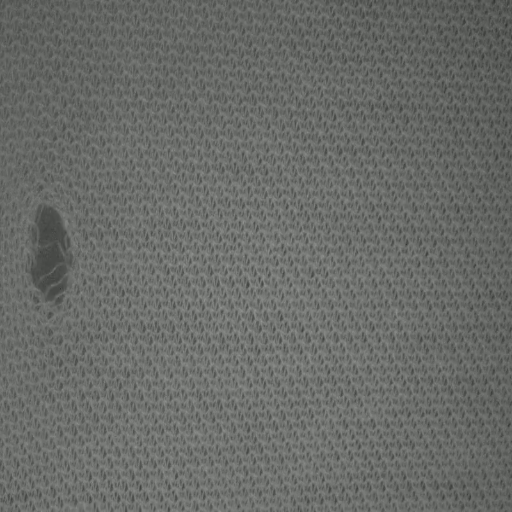
#> input picture image2.png, 512 x 512 px
$ jupyter execute picture.ipynb   (older library calls are emulated)
#> lines starting #> are read from the running program, lines starting #| are printed output that depends on the picture; after the words box and inside, x2 and y2 are one past the last pixel; in counts of white or black regions, pixels touching at a corner belong together; long printed decimals are rounded
[cell 1]
import cv2
import time
import numpy as np
import matplotlib.pyplot as plt
from skimage.feature import greycomatrix, greycoprops
import diffimg
import scipy.special as special

[cell 2]
def beta_correction( f, a = 2.0, b = 2.0 ):
    x = np.linspace( 0, 1, 256 )
    y = special.betainc( a, b, x ) * 255
    g = f.copy()
    nr, nc = f.shape[:2]
    for i in range(nr):
        for j in range(nc):
            g[i,j] = np.uint8(y[f[i,j]])
    return g

[cell 3]
#輸入輸出影像檔名設定
input_fileName = 'image2.png'
output_fileName = 'detection2.png'

start = time.time()

#讀取圖片
image = cv2.imread(input_fileName)
#> image is the input picture: shape (512, 512, 3); mean B, G, R 104.2, 107.2, 105.2
image = cv2.cvtColor(image, cv2.COLOR_BGR2GRAY)
#> image: shape (512, 512)

#beta處理
image = beta_correction(image, a = 2.0, b = 2.0 )
#> after the loop in beta_correction, `for i in range(nr):`:
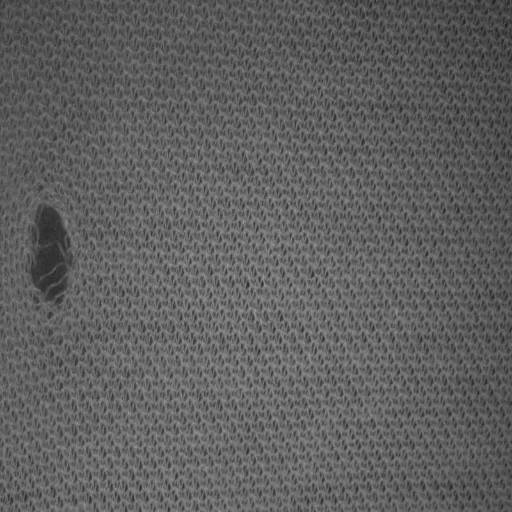
#> g: shape (512, 512); min 28, max 157, mean 95.6

size_filter = 25
offset = 5

nr,nc = image.shape[:2]
#> nr = 512; nc = 512
x_filter = int((nr)/offset)
#> x_filter = 102
y_filter = int((nc)/offset)
#> y_filter = 102

end_r = nr - size_filter + offset
#> end_r = 492
end_c = nc - size_filter + offset
#> end_c = 492

co_contrast = np.zeros((x_filter ,y_filter))
co_correlation = np.zeros((x_filter ,y_filter))
co_dissimilarity = np.zeros((x_filter,y_filter))

for i in range(0, end_r, offset):
    for j in range(0, end_c, offset):
        f = image[ i : i + size_filter , j : j + size_filter ]
        result = greycomatrix( f, [1],[0] )
        co_contrast[int(i/offset),int(j/offset)] = float(greycoprops(result, 'contrast'))
        co_correlation[int(i/offset),int(j/offset)] = float(greycoprops(result, 'correlation'))
        co_dissimilarity[int(i/offset),int(j/offset)] = float(greycoprops(result,'dissimilarity'))
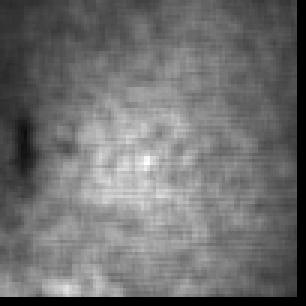
#> co_contrast: shape (102, 102) float64 (shown 3 times larger); min 0, max 409, mean 178.5; drawn with min black and max white
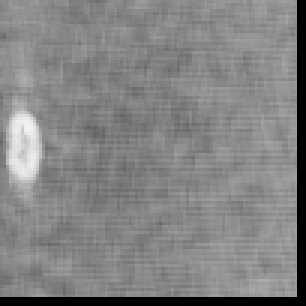
#> co_correlation: shape (102, 102) float64 (shown 3 times larger); min 0, max 0.955, mean 0.513
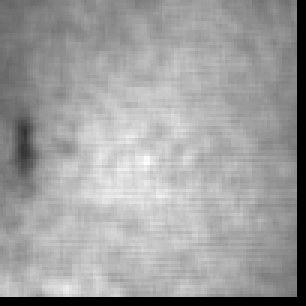
#> co_dissimilarity: shape (102, 102) float64 (shown 3 times larger); min 0, max 16.09, mean 10; drawn with min black and max white
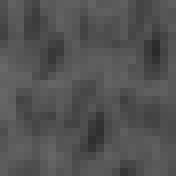
#> f: shape (22, 22) (shown 8 times larger); min 42, max 104, mean 82.3

#contrast
contrast_mean = round(np.mean(co_contrast))
#> contrast_mean = 179
contrast_std = round(np.std(co_contrast))
#> contrast_std = 74
contrast_max = round(np.max(co_contrast))
#> contrast_max = 409
#dissimilarity
dissimilarity_mean = round(np.mean(co_dissimilarity))
#> dissimilarity_mean = 10
dissimilarity_std = round(np.std(co_dissimilarity))
#> dissimilarity_std = 3
#correlation
correlation_mean = np.mean(co_correlation)
#> correlation_mean = 0.513
correlation_std = np.std(co_correlation)
#> correlation_std = 0.141

#門檻值設定
contrast_mean_threshold = 125        #circle大於 125.033578
contrast_std_threshold = 39         #circle大於 38.544783
contrast_max_threshold = 246         #circle大於 246.250000
dissimilarity_mean_threshold = 8.46   #circle大於 8.459510
dissimilarity_std_threshold = 2.3    #circle大於 2.244871
circle_count = 0
is_circle = True

#過關，判斷線性or圓形
if contrast_mean > contrast_mean_threshold:circle_count+=1
if contrast_std > contrast_std_threshold:circle_count+=1
if contrast_max > contrast_max_threshold:circle_count+=1
if dissimilarity_mean > dissimilarity_mean_threshold:circle_count+=1
if dissimilarity_std > dissimilarity_std_threshold:circle_count+=1
if circle_count >= 3:
    print('image is circle')
else:
    print('image is linear')
    is_circle = False
print(f'correlation_mean = {correlation_mean}\n correlation_std = {correlation_std}')
#| correlation_mean = 0.5129
#|  correlation_std = 0.1413

#建立空白的偵測影像
detection = np.full((nr, nc), 255,dtype='uint8')

#決定影像的門檻值
if is_circle:
    threshold = 0.822
    size = 15
else:
    size = 10
    if correlation_std > 0.15:
        threshold = correlation_mean + (correlation_std*0.75)
    else:
        threshold = correlation_mean + correlation_std
print('threshold = ',threshold)

#將瑕疵點標記出來
for i in range(x_filter):
    for j in range(y_filter):
        if co_correlation[i,j] > threshold:
            for m in range(j*offset,j*offset+size):
                for n in range(i*offset,i*offset+size):
                    try:
                        detection[n][m] = 0
                    except:
                        pass
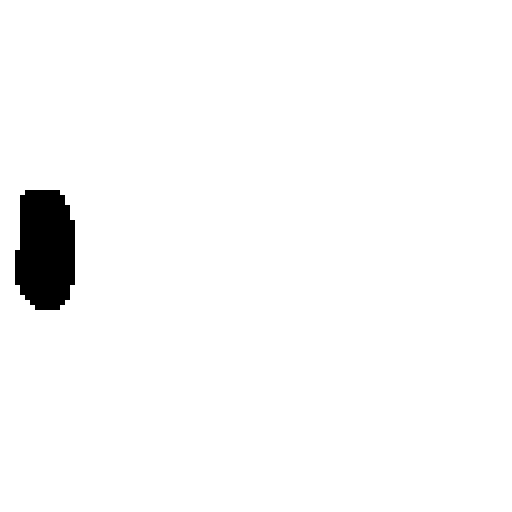
#> detection: shape (512, 512); 97.7% white; 1 black region, box (x1, y1, x2, y2) and area: (15, 190, 75, 310) 6150

plt.imshow(detection,cmap='gray')
plt.show()
cv2.imwrite(output_fileName, detection)

end = time.time()
print("time: %f seconds" % (end-start))

[cell 4]
im1="image2_groundtruth.png"
im2="detection2.png"
print(diffimg.diff(im1,im2))
#> (this line was passed over: diffimg is not available in this run)

$ run again, with image1.png copied over image2.png
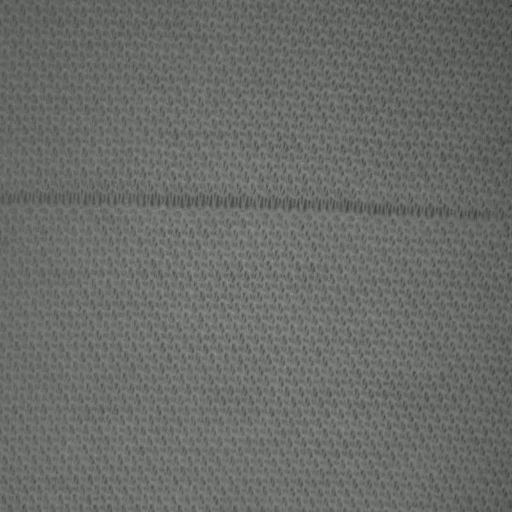
#> input picture image1.png, 512 x 512 px
#> image is the input picture: shape (512, 512, 3); mean B, G, R 105, 108, 106
#> image: shape (512, 512)
#> after the loop `for i in range(0, end_r, offset):`:
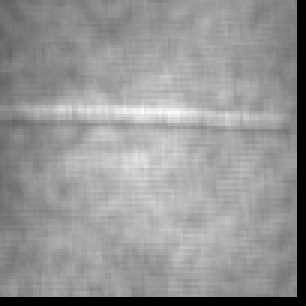
#> co_dissimilarity: shape (102, 102) float64 (shown 3 times larger); min 0, max 13.57, mean 7.96; drawn with min black and max white
#> contrast_mean = 112
#> contrast_std = 43
#> contrast_max = 281
#> dissimilarity_mean = 8
#> dissimilarity_std = 2
#> correlation_mean = 0.581
#> correlation_std = 0.148
#| correlation_mean = 0.5807
#|  correlation_std = 0.1483
#> threshold = 0.729
#| threshold =  0.729
#> after the loop `for i in range(x_filter):`:
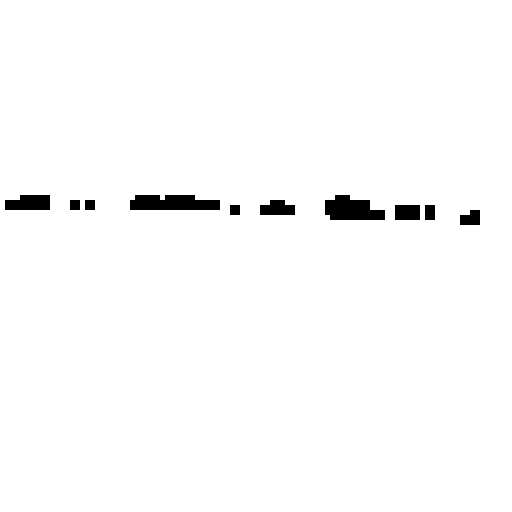
#> detection: shape (512, 512); 98.3% white; 10 black regions, largest, box (x1, y1, x2, y2) and area: (130, 195, 220, 210) 1175, (325, 195, 385, 220) 1100, (5, 195, 50, 210) 600
